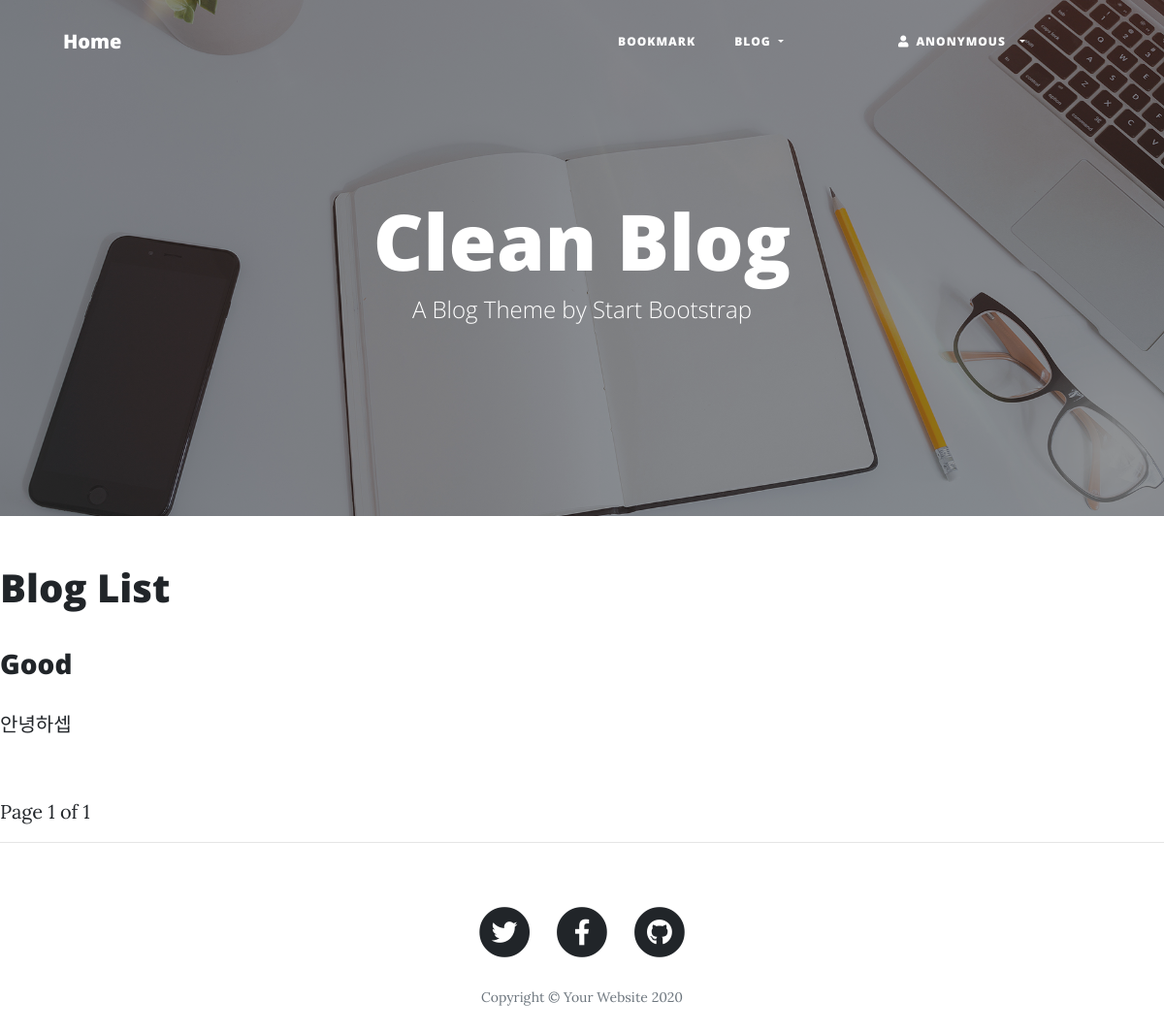
Before: /blog/ with the older database file.
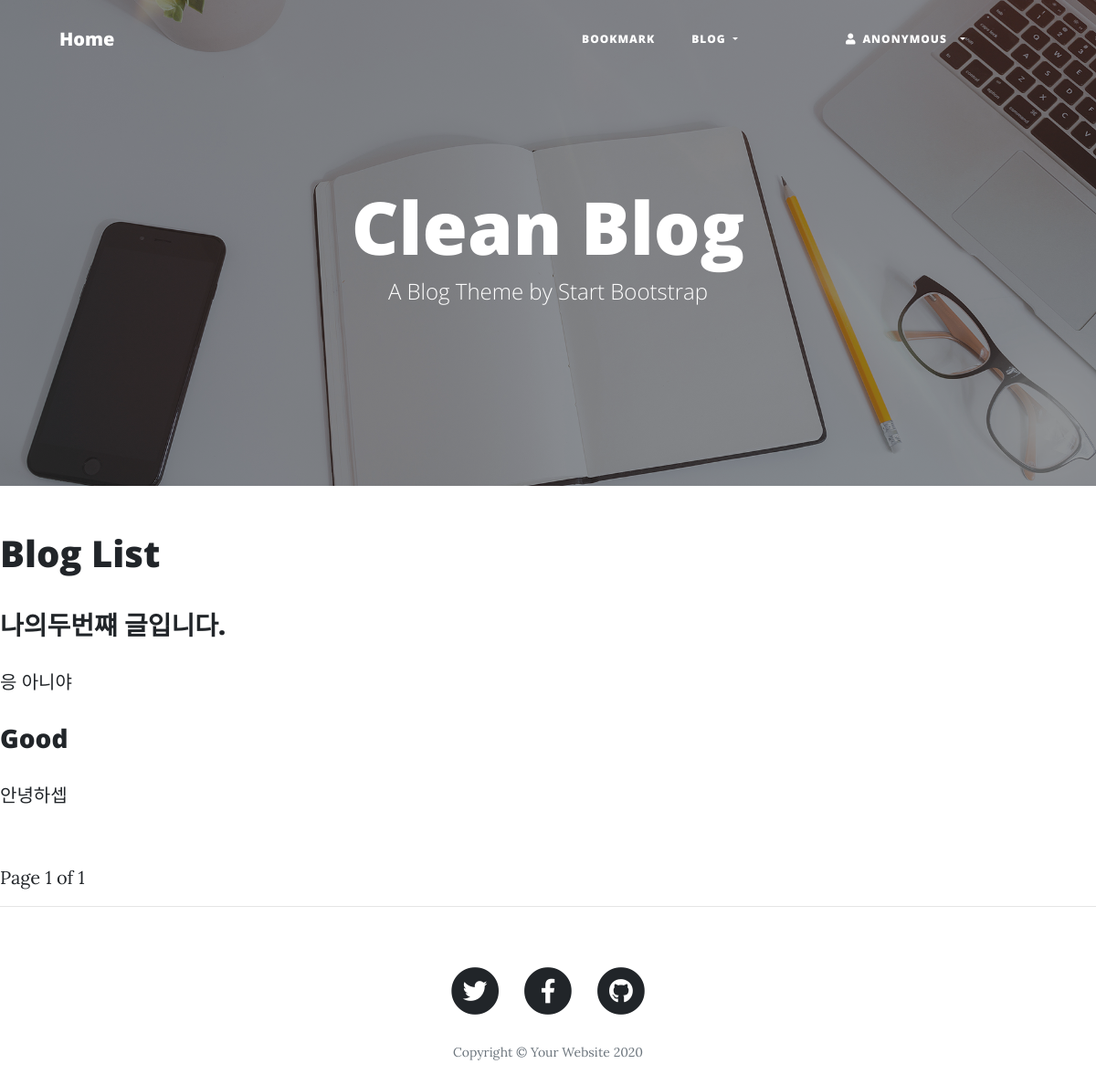
After: the same page with the newer database file.
### blog/models.py (models this page shows, shortened)
class Post(models.Model):
    title = models.CharField(verbose_name='TITLE', max_length=50)
    slug = models.SlugField('SLUG', unique=True, allow_unicode=True, help_text='one word for title alias.')
    description = models.CharField('DESCRIPTION', max_length=100, blank=True, help_text='simple description text.')
    content = models.TextField('CONTENT')
    create_dt = models.DateTimeField('CREATE DATE', auto_now_add=True)
    modify_dt = models.DateTimeField('MODIFY DATE', auto_now=True)
    tags = TaggableManager(blank=True)
    owner = models.ForeignKey(User, on_delete=models.CASCADE, verbose_name='OWNER', blank=True, null=True)
    class Meta:
        verbose_name = 'post'
        verbose_name_plural = 'posts'
        db_table = 'blog_posts'
        ordering = ('-modify_dt',)
    def get_absolute_url(self):
        return reverse('blog:post_detail', args=(self.slug,))

### blog/views.py (the view)
# urls.py: path('', views.PostLV.as_view(), name='index'),
class PostLV(ListView):
    model = Post
    template_name = 'blog/post_all.html'
    context_object_name = 'posts'
    paginate_by = 2

### blog/templates/blog/post_all.html (shortened to what this page needs)
{% extends 'base.html' %}
{% load static %}
{% block content %}
    <h1>Blog List</h1>
    <br>
    {% for post in posts %}
        <h3><a href='{{ post.get_absolute_url }}'>{{ post.title }}</a></h3>
        <p>{{ post.description }}</p>
    {% endfor %}
    <br>
    <div>
        <span>
            Page {{ page_obj.number }} of {{ page_obj.paginator.num_pages }}
        </span>
    </div>
{% endblock %}

Changed rows visible on the page:
added Post: title "나의두번쨰 글입니다.", description "응 아니야"
